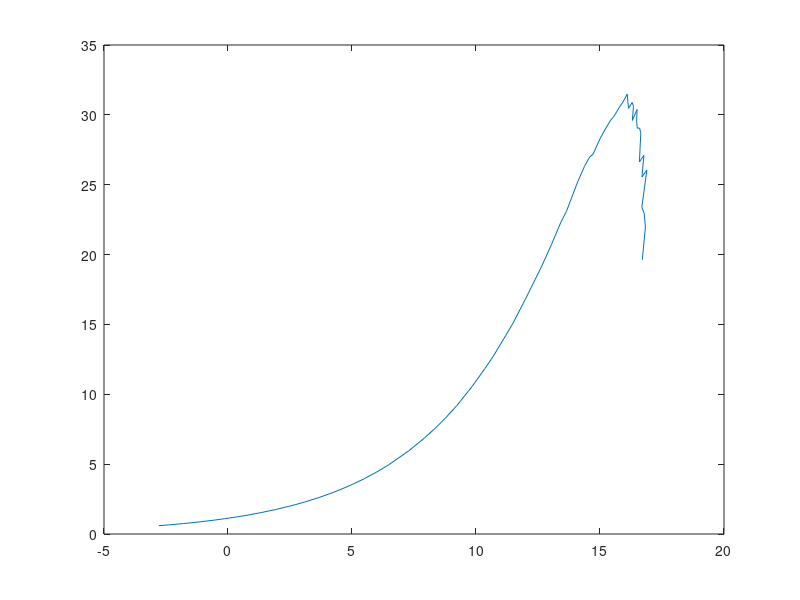

Write the MATLAB code that produced this figure.
I = load('nimer_PCB1_2ndPAon_23_5_17.mat');
Pout  = I.pout'+5.5+2;
Pin   = I.pin-0.5;
G     = Pout-Pin;
PoutW = 10.^(Pout/10)*1e-3;
PinW  = 10.^(Pin/10)*1e-3;
PAE   = (PoutW-PinW)./((I.Idc-4e-3)*I.Vdc)*100;

plot(Pout,PAE)
% plot(Pout,G)